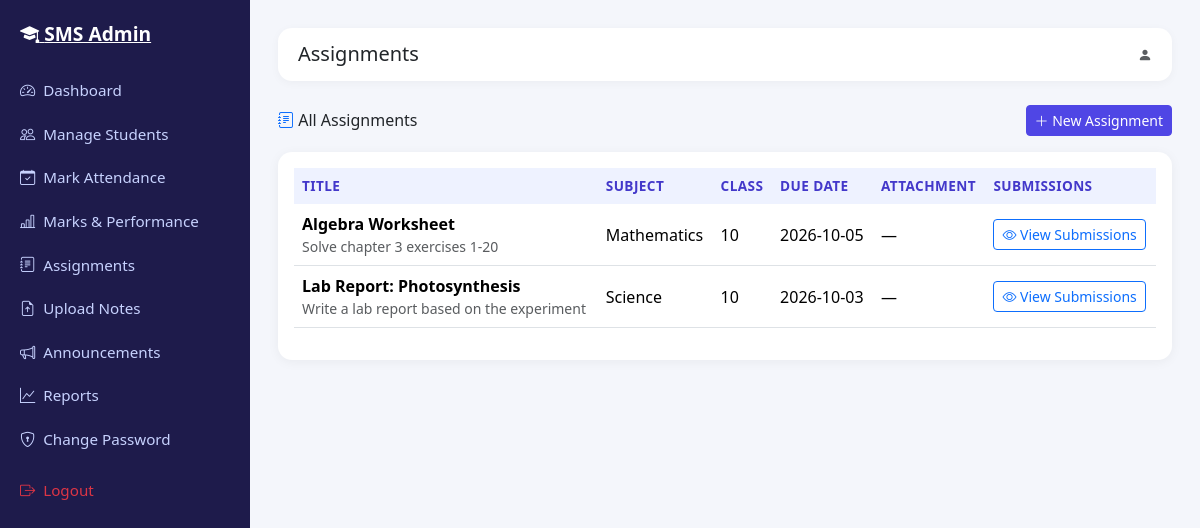
Page /views/admin/assignments.php on the committed database.
### tables this page shows
CREATE TABLE assignments (
    id           INT UNSIGNED AUTO_INCREMENT PRIMARY KEY,
    title        VARCHAR(150) NOT NULL,
    description  TEXT DEFAULT NULL,
    subject      VARCHAR(100) NOT NULL,
    class        VARCHAR(20)  DEFAULT NULL,    
    file_path    VARCHAR(255) DEFAULT NULL,    
    due_date     DATE NOT NULL,
    uploaded_by  INT UNSIGNED NOT NULL,
    created_at   TIMESTAMP NOT NULL DEFAULT CURRENT_TIMESTAMP,
    CONSTRAINT fk_assign_admin FOREIGN KEY (uploaded_by) REFERENCES users(id) ON DELETE CASCADE
);

### core/Database.php (called while the page is built, shortened)
<?php
class Database
{
    private static ?PDO $instance = null;
    public static function getConnection(): PDO
    {
        if (self::$instance === null) {
            $dsn = 'mysql:host=' . DB_HOST . ';dbname=' . DB_NAME . ';charset=' . DB_CHARSET;
            $options = [
                PDO::ATTR_ERRMODE            => PDO::ERRMODE_EXCEPTION,
                PDO::ATTR_DEFAULT_FETCH_MODE => PDO::FETCH_ASSOC,
                PDO::ATTR_EMULATE_PREPARES   => false,
            ];
            try {
                self::$instance = new PDO($dsn, DB_USER, DB_PASS, $options);
            } catch (PDOException $e) {
                die('Database connection failed: ' . htmlspecialchars($e->getMessage()));
            }
        }
        return self::$instance;
    }
}

### models/Assignment.php (called while the page is built, shortened)
<?php
class Assignment
{
    private PDO $db;
    public function __construct()
    {
        $this->db = Database::getConnection();
    }
    public function getAll(): array
    {
        $stmt = $this->db->query(
            'SELECT a.*, u.name AS teacher_name FROM assignments a
             JOIN users u ON u.id = a.uploaded_by ORDER BY a.due_date DESC'
        );
        return $stmt->fetchAll();
    }
}

### views/admin/assignments.php (the view, shortened to what this page needs)
<?php
require ROOT_PATH . '/views/layouts/header.php';
$assignmentModel = new Assignment();
$assignments = $assignmentModel->getAll();
?>
<div class="d-flex">
  <?php require ROOT_PATH . '/views/layouts/sidebar_admin.php'; ?>
  <div class="app-content flex-grow-1">
    <?php require ROOT_PATH . '/views/layouts/topbar.php'; ?>
    <div class="d-flex justify-content-between align-items-center mb-3">
      <h6 class="mb-0"><i class="bi bi-journal-text text-primary"></i> All Assignments</h6>
      <button class="btn btn-primary btn-sm" data-bs-toggle="modal" data-bs-target="#createAssignmentModal">
        <i class="bi bi-plus-lg"></i> New Assignment
      </button>
    </div>
    <div class="card p-3">
      <?php if (empty($assignments)): ?>
        <p class="text-muted mb-0">No assignments created yet.</p>
      <?php else: ?>
        <div class="table-responsive">
          <table class="table table-hover align-middle">
            <thead><tr><th>Title</th><th>Subject</th><th>Class</th><th>Due Date</th><th>Attachment</th><th>Submissions</th></tr></thead>
            <tbody>
            <?php foreach ($assignments as $a): ?>
              <tr>
                <td>
                  <strong><?= htmlspecialchars($a['title']) ?></strong>
                  <?php if ($a['description']): ?><div class="small text-muted"><?= htmlspecialchars($a['description']) ?></div><?php endif; ?>
                </td>
                <td><?= htmlspecialchars($a['subject']) ?></td>
                <td><?= htmlspecialchars($a['class'] ?? 'All') ?></td>
                <td><?= htmlspecialchars($a['due_date']) ?></td>
                <td>
                  <?php if ($a['file_path']): ?>
                    <a href="<?= BASE_URL ?>assets/uploads/assignments/<?= htmlspecialchars($a['file_path']) ?>" target="_blank"><i class="bi bi-paperclip"></i></a>
                  <?php else: ?>—<?php endif; ?>
                </td>
                <td>
                  <a href="<?= BASE_URL ?>index.php?page=admin_view_submissions&assignment_id=<?= $a['id'] ?>" class="btn btn-sm btn-outline-primary">
                    <i class="bi bi-eye"></i> View Submissions
                  </a>
                </td>
              </tr>
            <?php endforeach; ?>
            </tbody>
          </table>
        </div>
      <?php endif; ?>
    </div>
  </div>
</div>
<?php require ROOT_PATH . '/views/layouts/footer.php'; ?>

### assets/css/style.css (style rules this page uses)
:root { --sms-primary: #4f46e5; --sms-primary-dark: #4338ca; --sms-accent: #06b6d4; --sms-bg: #f4f6fb; --sms-sidebar-bg: #1e1b4b; --sms-sidebar-hover: #312e81; --sms-radius: 14px; }
body { background-color: var(--sms-bg); font-family: 'Segoe UI', Roboto, Arial, sans-serif; }
.app-content { margin-left: 250px; padding: 1.75rem; min-height: 100vh; }
.card { border: none; border-radius: var(--sms-radius); box-shadow: 0 2px 12px rgba(0, 0, 0, 0.05); }
.table thead th { background: #eef2ff; border-bottom: none; font-size: 0.85rem; text-transform: uppercase; letter-spacing: 0.03em; color: #4338ca; }
.btn-primary { background-color: var(--sms-primary); border-color: var(--sms-primary); }

### rows in the picture
assignments: title "Algebra Worksheet", description "Solve chapter 3 exercises 1-20", subject "Mathematics", class "10", due_date "2026-10-05"
assignments: title "Lab Report: Photosynthesis", description "Write a lab report based on the experiment", subject "Science", class "10", due_date "2026-10-03"

### other values in the picture
$label "Dashboard"
$label "Manage Students"
$label "Mark Attendance"
$label "Marks & Performance"
$label "Assignments"
$label "Upload Notes"
$label "Announcements"
$label "Reports"
$label "Change Password"
$pageTitle "Assignments"
